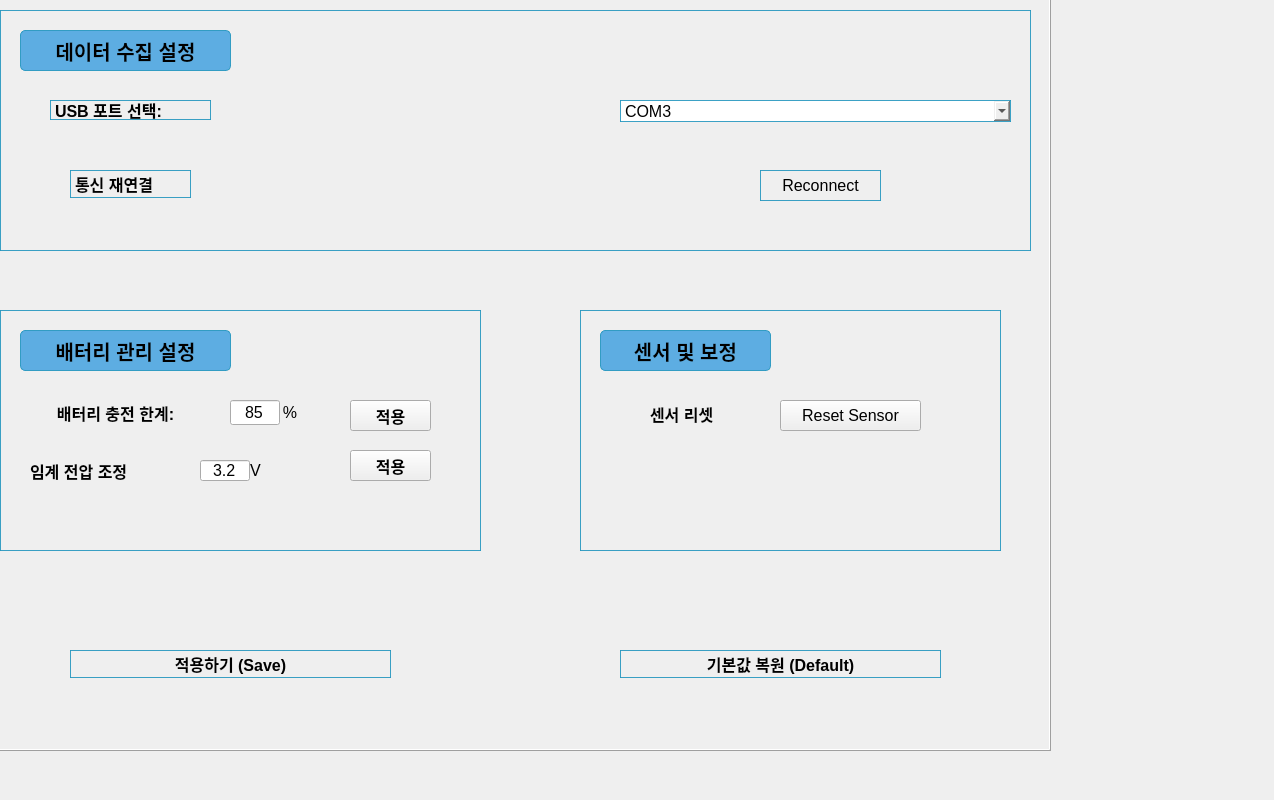
<?xml version="1.0" encoding="UTF-8"?>
<ui version="4.0">
 <class>Form</class>
 <widget class="QWidget" name="Form">
  <property name="geometry">
   <rect>
    <x>0</x>
    <y>0</y>
    <width>1274</width>
    <height>800</height>
   </rect>
  </property>
  <property name="windowTitle">
   <string>Dialog</string>
  </property>
  <widget class="QFrame" name="frame_main">
   <property name="geometry">
    <rect>
     <x>-20</x>
     <y>-20</y>
     <width>1071</width>
     <height>771</height>
    </rect>
   </property>
   <property name="styleSheet">
    <string notr="true"/>
   </property>
   <property name="frameShape">
    <enum>QFrame::Box</enum>
   </property>
   <property name="frameShadow">
    <enum>QFrame::Raised</enum>
   </property>
   <widget class="QLabel" name="label_4">
    <property name="geometry">
     <rect>
      <x>50</x>
      <y>420</y>
      <width>171</width>
      <height>25</height>
     </rect>
    </property>
    <property name="font">
     <font>
      <pointsize>12</pointsize>
      <weight>75</weight>
      <bold>true</bold>
     </font>
    </property>
    <property name="styleSheet">
     <string notr="true"/>
    </property>
    <property name="text">
     <string>배터리 충전 한계:</string>
    </property>
    <property name="alignment">
     <set>Qt::AlignCenter</set>
    </property>
   </widget>
   <widget class="QLineEdit" name="edit_battery_limit">
    <property name="geometry">
     <rect>
      <x>250</x>
      <y>420</y>
      <width>50</width>
      <height>25</height>
     </rect>
    </property>
    <property name="font">
     <font>
      <pointsize>12</pointsize>
     </font>
    </property>
    <property name="text">
     <string>85</string>
    </property>
    <property name="alignment">
     <set>Qt::AlignCenter</set>
    </property>
   </widget>
   <widget class="QPushButton" name="pushButton">
    <property name="geometry">
     <rect>
      <x>370</x>
      <y>420</y>
      <width>81</width>
      <height>31</height>
     </rect>
    </property>
    <property name="font">
     <font>
      <family>Broadway</family>
      <pointsize>12</pointsize>
      <weight>75</weight>
      <bold>true</bold>
     </font>
    </property>
    <property name="text">
     <string>적용</string>
    </property>
   </widget>
   <widget class="QLabel" name="label_5">
    <property name="geometry">
     <rect>
      <x>300</x>
      <y>420</y>
      <width>20</width>
      <height>25</height>
     </rect>
    </property>
    <property name="font">
     <font>
      <pointsize>12</pointsize>
     </font>
    </property>
    <property name="text">
     <string>%</string>
    </property>
    <property name="alignment">
     <set>Qt::AlignCenter</set>
    </property>
   </widget>
   <widget class="QPushButton" name="btn_reconnect">
    <property name="geometry">
     <rect>
      <x>800</x>
      <y>420</y>
      <width>141</width>
      <height>31</height>
     </rect>
    </property>
    <property name="font">
     <font>
      <pointsize>12</pointsize>
     </font>
    </property>
    <property name="text">
     <string>Reset Sensor</string>
    </property>
   </widget>
   <widget class="QLabel" name="label_6">
    <property name="geometry">
     <rect>
      <x>50</x>
      <y>480</y>
      <width>151</width>
      <height>21</height>
     </rect>
    </property>
    <property name="font">
     <font>
      <pointsize>12</pointsize>
      <weight>75</weight>
      <bold>true</bold>
     </font>
    </property>
    <property name="text">
     <string>임계 전압 조정</string>
    </property>
   </widget>
   <widget class="QLineEdit" name="edit_threshold_voltage">
    <property name="geometry">
     <rect>
      <x>220</x>
      <y>480</y>
      <width>50</width>
      <height>21</height>
     </rect>
    </property>
    <property name="font">
     <font>
      <pointsize>12</pointsize>
     </font>
    </property>
    <property name="text">
     <string>3.2</string>
    </property>
    <property name="alignment">
     <set>Qt::AlignCenter</set>
    </property>
   </widget>
   <widget class="QLabel" name="label_7">
    <property name="geometry">
     <rect>
      <x>270</x>
      <y>480</y>
      <width>20</width>
      <height>21</height>
     </rect>
    </property>
    <property name="font">
     <font>
      <pointsize>12</pointsize>
     </font>
    </property>
    <property name="text">
     <string>V</string>
    </property>
   </widget>
   <widget class="QPushButton" name="btn_apply_voltage">
    <property name="geometry">
     <rect>
      <x>370</x>
      <y>470</y>
      <width>81</width>
      <height>31</height>
     </rect>
    </property>
    <property name="font">
     <font>
      <pointsize>12</pointsize>
      <weight>75</weight>
      <bold>true</bold>
     </font>
    </property>
    <property name="text">
     <string>적용</string>
    </property>
   </widget>
   <widget class="QLabel" name="label_8">
    <property name="geometry">
     <rect>
      <x>670</x>
      <y>420</y>
      <width>91</width>
      <height>28</height>
     </rect>
    </property>
    <property name="font">
     <font>
      <pointsize>12</pointsize>
      <weight>75</weight>
      <bold>true</bold>
     </font>
    </property>
    <property name="text">
     <string>센서 리셋</string>
    </property>
   </widget>
   <widget class="QPushButton" name="pushButton_2">
    <property name="geometry">
     <rect>
      <x>90</x>
      <y>670</y>
      <width>321</width>
      <height>28</height>
     </rect>
    </property>
    <property name="font">
     <font>
      <pointsize>12</pointsize>
      <weight>75</weight>
      <bold>true</bold>
     </font>
    </property>
    <property name="styleSheet">
     <string notr="true">border: 1px solid rgba(37,150,190,0.9); </string>
    </property>
    <property name="text">
     <string>적용하기 (Save)</string>
    </property>
   </widget>
   <widget class="QPushButton" name="pushButton_3">
    <property name="geometry">
     <rect>
      <x>640</x>
      <y>670</y>
      <width>321</width>
      <height>28</height>
     </rect>
    </property>
    <property name="font">
     <font>
      <pointsize>12</pointsize>
      <weight>75</weight>
      <bold>true</bold>
     </font>
    </property>
    <property name="styleSheet">
     <string notr="true">border: 1px solid rgba(37,150,190,0.9); </string>
    </property>
    <property name="text">
     <string>기본값 복원 (Default)</string>
    </property>
   </widget>
   <widget class="QLabel" name="label_9">
    <property name="geometry">
     <rect>
      <x>40</x>
      <y>50</y>
      <width>211</width>
      <height>41</height>
     </rect>
    </property>
    <property name="font">
     <font>
      <pointsize>15</pointsize>
      <weight>75</weight>
      <bold>true</bold>
     </font>
    </property>
    <property name="styleSheet">
     <string notr="true">background-color :#5dade2;
color: black;                  
font-weight: bold;             
border-radius: 5px;            
border: 1px solid rgba(37,150,190,0.9); </string>
    </property>
    <property name="text">
     <string>데이터 수집 설정</string>
    </property>
    <property name="alignment">
     <set>Qt::AlignCenter</set>
    </property>
   </widget>
   <widget class="QLabel" name="label_10">
    <property name="geometry">
     <rect>
      <x>40</x>
      <y>350</y>
      <width>211</width>
      <height>41</height>
     </rect>
    </property>
    <property name="font">
     <font>
      <pointsize>15</pointsize>
      <weight>75</weight>
      <bold>true</bold>
     </font>
    </property>
    <property name="styleSheet">
     <string notr="true">background-color :#5dade2;
color: black;                  
font-weight: bold;             
border-radius: 5px;            
border: 1px solid rgba(37,150,190,0.9); </string>
    </property>
    <property name="text">
     <string>배터리 관리 설정</string>
    </property>
    <property name="alignment">
     <set>Qt::AlignCenter</set>
    </property>
   </widget>
   <widget class="QLabel" name="label_11">
    <property name="geometry">
     <rect>
      <x>620</x>
      <y>350</y>
      <width>171</width>
      <height>41</height>
     </rect>
    </property>
    <property name="font">
     <font>
      <pointsize>15</pointsize>
      <weight>75</weight>
      <bold>true</bold>
     </font>
    </property>
    <property name="styleSheet">
     <string notr="true">background-color :#5dade2;
color: black;                  
font-weight: bold;             
border-radius: 5px;            
border: 1px solid rgba(37,150,190,0.9); </string>
    </property>
    <property name="text">
     <string>센서 및 보정</string>
    </property>
    <property name="alignment">
     <set>Qt::AlignCenter</set>
    </property>
   </widget>
   <widget class="QFrame" name="frame">
    <property name="geometry">
     <rect>
      <x>20</x>
      <y>30</y>
      <width>1031</width>
      <height>241</height>
     </rect>
    </property>
    <property name="styleSheet">
     <string notr="true">border: 1px solid rgba(37,150,190,0.9); </string>
    </property>
    <property name="frameShape">
     <enum>QFrame::StyledPanel</enum>
    </property>
    <property name="frameShadow">
     <enum>QFrame::Raised</enum>
    </property>
    <widget class="QLabel" name="label_3">
     <property name="geometry">
      <rect>
       <x>50</x>
       <y>90</y>
       <width>161</width>
       <height>20</height>
      </rect>
     </property>
     <property name="font">
      <font>
       <pointsize>12</pointsize>
       <weight>75</weight>
       <bold>true</bold>
      </font>
     </property>
     <property name="text">
      <string>USB 포트 선택:</string>
     </property>
     <property name="alignment">
      <set>Qt::AlignLeading|Qt::AlignLeft|Qt::AlignVCenter</set>
     </property>
    </widget>
    <widget class="QComboBox" name="comboBox_2">
     <property name="geometry">
      <rect>
       <x>620</x>
       <y>90</y>
       <width>391</width>
       <height>22</height>
      </rect>
     </property>
     <property name="font">
      <font>
       <pointsize>12</pointsize>
      </font>
     </property>
     <property name="currentIndex">
      <number>0</number>
     </property>
     <item>
      <property name="text">
       <string>COM3</string>
      </property>
     </item>
     <item>
      <property name="text">
       <string>COM4</string>
      </property>
     </item>
     <item>
      <property name="text">
       <string>Auto</string>
      </property>
     </item>
    </widget>
    <widget class="QLabel" name="label">
     <property name="geometry">
      <rect>
       <x>70</x>
       <y>160</y>
       <width>121</width>
       <height>28</height>
      </rect>
     </property>
     <property name="font">
      <font>
       <pointsize>12</pointsize>
       <weight>75</weight>
       <bold>true</bold>
      </font>
     </property>
     <property name="text">
      <string>통신 재연결</string>
     </property>
    </widget>
    <widget class="QPushButton" name="btn_reconnect_2">
     <property name="geometry">
      <rect>
       <x>760</x>
       <y>160</y>
       <width>121</width>
       <height>31</height>
      </rect>
     </property>
     <property name="font">
      <font>
       <pointsize>12</pointsize>
      </font>
     </property>
     <property name="text">
      <string>Reconnect</string>
     </property>
    </widget>
   </widget>
   <widget class="QFrame" name="frame_2">
    <property name="geometry">
     <rect>
      <x>20</x>
      <y>330</y>
      <width>481</width>
      <height>241</height>
     </rect>
    </property>
    <property name="styleSheet">
     <string notr="true">border: 1px solid rgba(37,150,190,0.9); </string>
    </property>
    <property name="frameShape">
     <enum>QFrame::StyledPanel</enum>
    </property>
    <property name="frameShadow">
     <enum>QFrame::Raised</enum>
    </property>
   </widget>
   <widget class="QFrame" name="frame_3">
    <property name="geometry">
     <rect>
      <x>600</x>
      <y>330</y>
      <width>421</width>
      <height>241</height>
     </rect>
    </property>
    <property name="styleSheet">
     <string notr="true">border: 1px solid rgba(37,150,190,0.9); </string>
    </property>
    <property name="frameShape">
     <enum>QFrame::StyledPanel</enum>
    </property>
    <property name="frameShadow">
     <enum>QFrame::Raised</enum>
    </property>
   </widget>
   <zorder>frame</zorder>
   <zorder>frame_2</zorder>
   <zorder>frame_3</zorder>
   <zorder>label_4</zorder>
   <zorder>edit_battery_limit</zorder>
   <zorder>pushButton</zorder>
   <zorder>label_5</zorder>
   <zorder>btn_reconnect</zorder>
   <zorder>label_6</zorder>
   <zorder>edit_threshold_voltage</zorder>
   <zorder>label_7</zorder>
   <zorder>btn_apply_voltage</zorder>
   <zorder>label_8</zorder>
   <zorder>pushButton_2</zorder>
   <zorder>pushButton_3</zorder>
   <zorder>label_9</zorder>
   <zorder>label_10</zorder>
   <zorder>label_11</zorder>
  </widget>
 </widget>
 <resources/>
 <connections/>
</ui>
